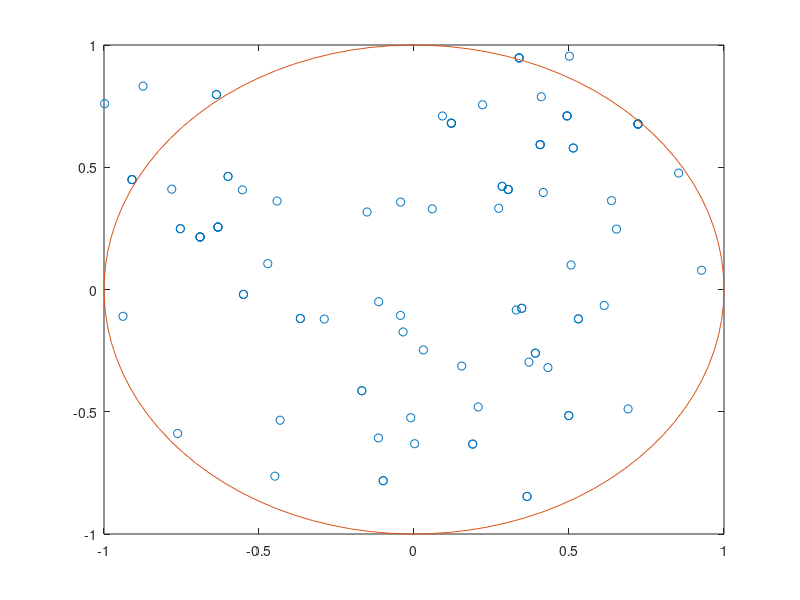

Write MATLAB code to recreate this figure.

clear all

test = randi([0,1],5); % skapar begynnelse för spins.


% beräkna pi
hits = 0;
trials = 100;
x = 0;
y = x;
counter = 0;
xsave = 0;
ysave = 0;

while counter < trials
    dx = -1 + (2)*rand(1);
    dy = -1 + (2)*rand(1);
    
    if (abs(x + dx) < 1) && (abs(y + dy) < 1)

        x = x + dx;
        y = y + dy;


    end

%     x = rand(1);
%     y = rand(1);
    
    if (x^2 + y^2) < 1

        hits = hits + 1;

    end

    counter = counter + 1;
    xsave(counter) = x;
    ysave(counter) = y;


end

pies = 4*hits/trials
t = (2*pi)*linspace(0,1);
xunit = cos(t);
yunit = sin(t);

plot(xsave,ysave,'o');
hold on
plot(xunit,yunit);